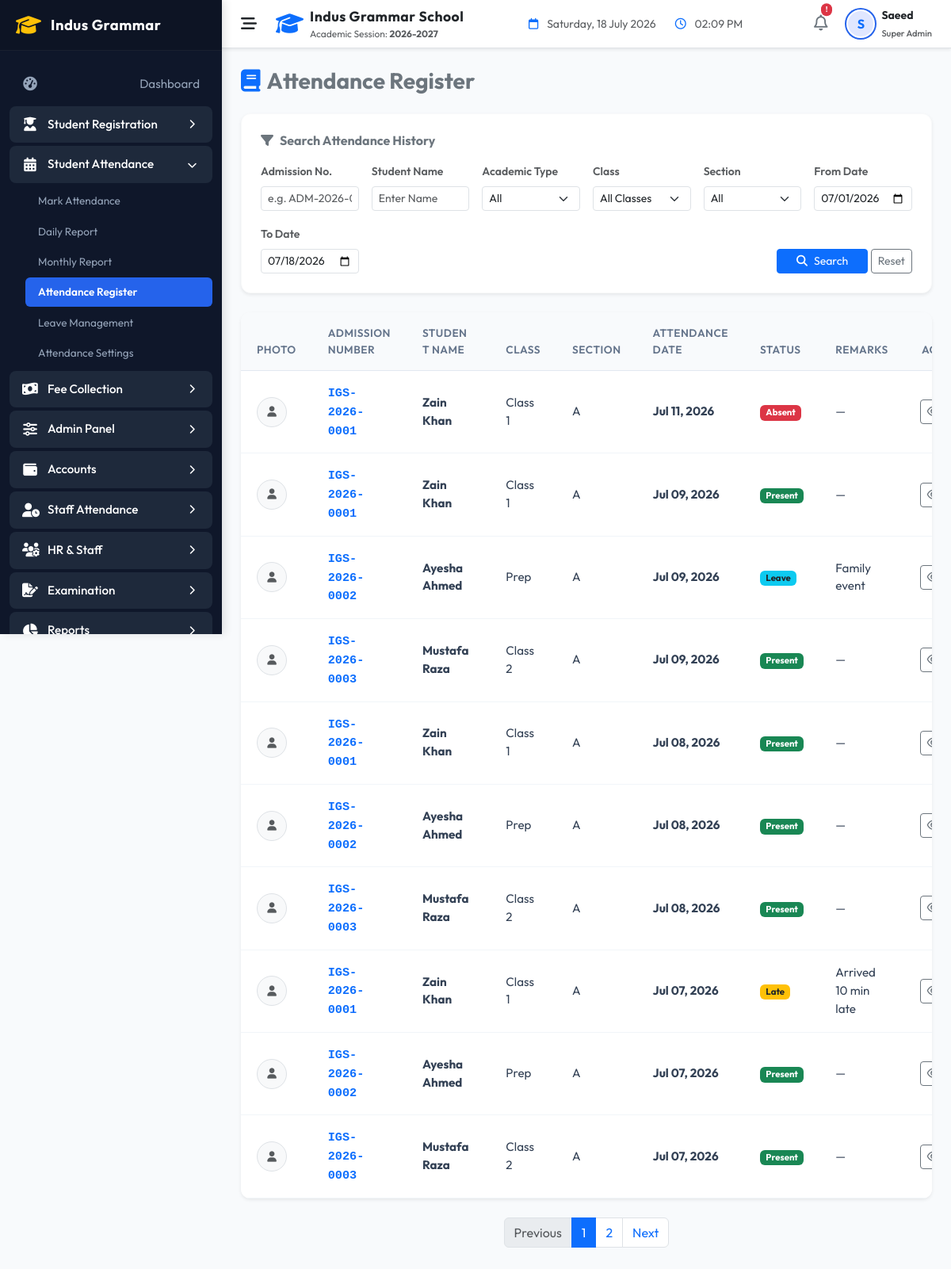
Page /indus-grammar-school-erp/modules/attendance/reports.php (signed in) on the earlier database version.
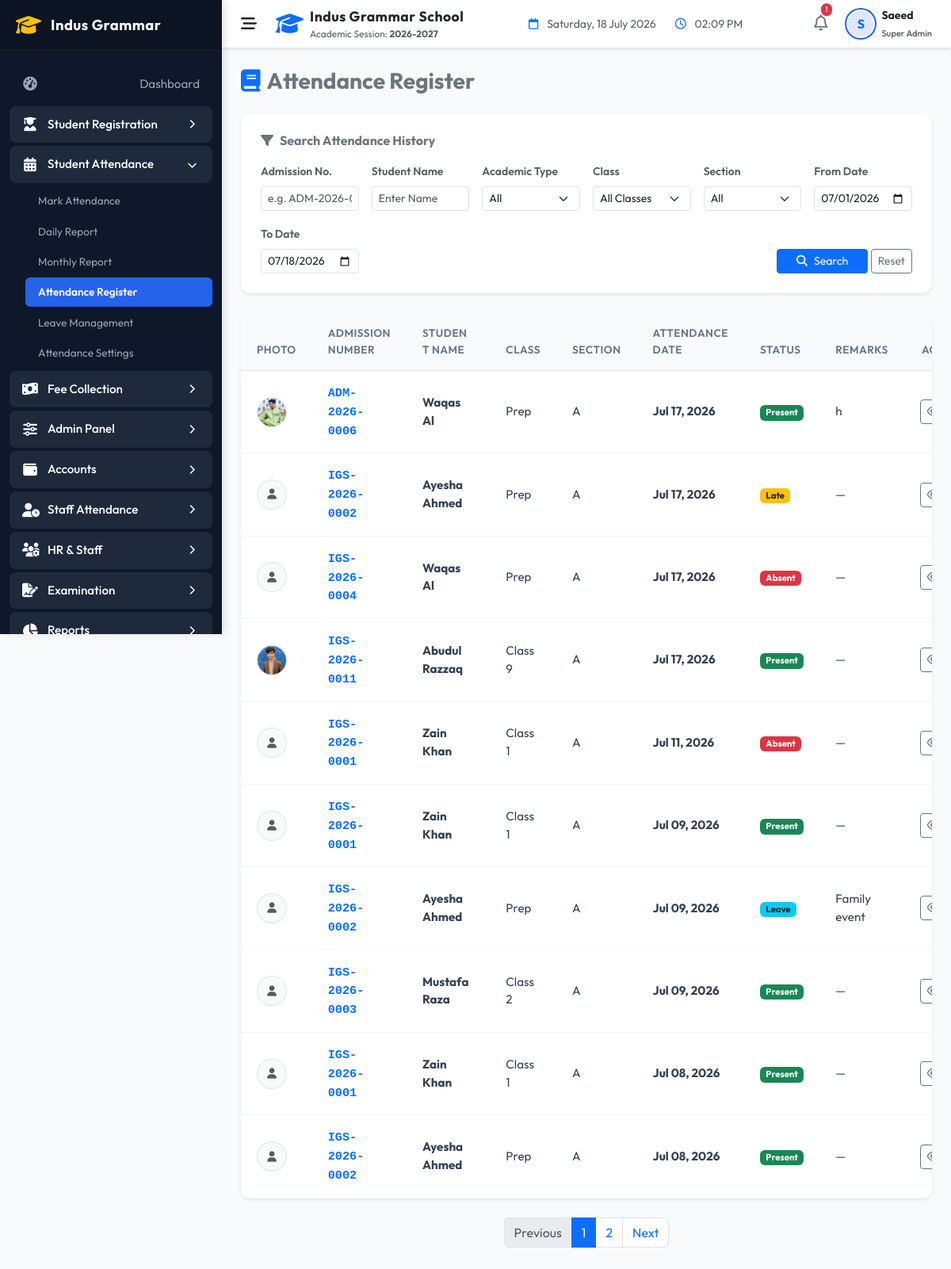
Same page on the later database version.
### tables this page shows
CREATE TABLE `attendance` (
  `id` int NOT NULL AUTO_INCREMENT,
  `student_id` int NOT NULL,
  `class_id` int NOT NULL,
  `date` date NOT NULL,
  `status` enum('Present','Absent','Late','Leave') NOT NULL DEFAULT 'Present',
  `remarks` varchar(255) DEFAULT NULL,
  `marked_by` int DEFAULT NULL,
  `created_at` timestamp NULL DEFAULT CURRENT_TIMESTAMP,
  PRIMARY KEY (`id`),
  UNIQUE KEY `idx_student_date` (`student_id`,`date`),
  UNIQUE KEY `student_date_unique` (`student_id`,`date`),
  KEY `marked_by` (`marked_by`),
  KEY `idx_attendance_class_date` (`class_id`,`date`),
  KEY `idx_attendance_status` (`status`),
  CONSTRAINT `attendance_ibfk_1` FOREIGN KEY (`student_id`) REFERENCES `students` (`id`) ON DELETE CASCADE,
  CONSTRAINT `attendance_ibfk_2` FOREIGN KEY (`class_id`) REFERENCES `classes` (`id`),
  CONSTRAINT `attendance_ibfk_3` FOREIGN KEY (`marked_by`) REFERENCES `users` (`id`) ON DELETE SET NULL
);

CREATE TABLE `students` (
  `id` int NOT NULL AUTO_INCREMENT,
  `admission_no` varchar(30) NOT NULL,
  `first_name` varchar(50) NOT NULL,
  `last_name` varchar(50) NOT NULL,
  `gender` enum('Male','Female','Other') NOT NULL,
  `date_of_birth` date NOT NULL,
  `enrollment_date` date NOT NULL,
  `class_id` int DEFAULT NULL,
  `status` enum('Active','Inactive','Suspended') DEFAULT 'Active',
  `guardian_name` varchar(100) NOT NULL,
  `guardian_phone` varchar(20) NOT NULL,
  `guardian_email` varchar(100) DEFAULT NULL,
  `address` text NOT NULL,
  `created_at` timestamp NULL DEFAULT CURRENT_TIMESTAMP,
  `updated_at` timestamp NULL DEFAULT CURRENT_TIMESTAMP ON UPDATE CURRENT_TIMESTAMP,
  `academic_type` varchar(50) NOT NULL DEFAULT 'School',
  `school_class` varchar(100) DEFAULT NULL,
  `school_section` varchar(50) DEFAULT NULL,
  `academy_program` varchar(100) DEFAULT NULL,
  `academy_batch` varchar(100) DEFAULT NULL,
  PRIMARY KEY (`id`),
  UNIQUE KEY `admission_no` (`admission_no`),
  KEY `idx_students_class` (`class_id`),
  KEY `idx_students_status` (`status`),
  KEY `idx_students_name` (`first_name`,`last_name`),
  CONSTRAINT `students_ibfk_1` FOREIGN KEY (`class_id`) REFERENCES `classes` (`id`)
);

CREATE TABLE `classes` (
  `id` int NOT NULL AUTO_INCREMENT,
  `class_name` varchar(50) NOT NULL,
  `section` varchar(10) NOT NULL,
  `created_at` timestamp NULL DEFAULT CURRENT_TIMESTAMP,
  PRIMARY KEY (`id`),
  UNIQUE KEY `idx_class_section` (`class_name`,`section`)
);

CREATE TABLE `student_registration_details` (
  `student_id` int NOT NULL,
  `roll_no` varchar(50) DEFAULT NULL,
  `admission_date` date DEFAULT NULL,
  `academic_session` varchar(50) DEFAULT NULL,
  `campus` varchar(100) DEFAULT NULL,
  `blood_group` varchar(10) DEFAULT NULL,
  `religion` varchar(50) DEFAULT NULL,
  `nationality` varchar(50) DEFAULT NULL,
  `cnic_no` varchar(50) DEFAULT NULL,
  `birth_cert_no` varchar(50) DEFAULT NULL,
  `birth_place` varchar(100) DEFAULT NULL,
  `student_mobile` varchar(50) DEFAULT NULL,
  `student_email` varchar(100) DEFAULT NULL,
  `father_name` varchar(100) DEFAULT NULL,
  `father_cnic` varchar(50) DEFAULT NULL,
  `father_mobile` varchar(50) DEFAULT NULL,
  `father_occupation` varchar(100) DEFAULT NULL,
  `father_office` text,
  `father_income` decimal(10,2) DEFAULT '0.00',
  `father_email` varchar(100) DEFAULT NULL,
  `father_photo` varchar(255) DEFAULT NULL,
  `mother_name` varchar(100) DEFAULT NULL,
  `mother_cnic` varchar(50) DEFAULT NULL,
  `mother_mobile` varchar(50) DEFAULT NULL,
  `mother_occupation` varchar(100) DEFAULT NULL,
  `mother_email` varchar(100) DEFAULT NULL,
  `mother_photo` varchar(255) DEFAULT NULL,
  `guardian_relationship` varchar(50) DEFAULT NULL,
  `guardian_cnic` varchar(50) DEFAULT NULL,
  `guardian_address` text,
  `current_address` text,
  `permanent_address` text,
  `city` varchar(50) DEFAULT NULL,
  `province` varchar(50) DEFAULT NULL,
  `postal_code` varchar(20) DEFAULT NULL,
  `country` varchar(50) DEFAULT NULL,
  `prev_school` varchar(255) DEFAULT NULL,
  `prev_class` varchar(50) DEFAULT NULL,
  `prev_roll_no` varchar(50) DEFAULT NULL,
  `prev_result` varchar(100) DEFAULT NULL,
  `leaving_cert_no` varchar(100) DEFAULT NULL,
  `test_marks` decimal(5,2) DEFAULT '0.00',
  `medical_condition` text,
  `allergies` text,
  `disability` text,
  `emergency_contact` varchar(50) DEFAULT NULL,
  `doctor_name` varchar(100) DEFAULT NULL,
  `doctor_contact` varchar(50) DEFAULT NULL,
  `transport_required` tinyint(1) DEFAULT '0',
  `transport_route` varchar(100) DEFAULT NULL,
  `pickup_point` varchar(100) DEFAULT NULL,
  `drop_point` varchar(100) DEFAULT NULL,
  `transport_vehicle` varchar(50) DEFAULT NULL,
  `transport_driver` varchar(100) DEFAULT NULL,
  `sponsor_required` tinyint(1) DEFAULT '0',
  `sponsor_name` varchar(100) DEFAULT NULL,
  `sponsor_org` varchar(100) DEFAULT NULL,
  `sponsor_contact` varchar(50) DEFAULT NULL,
  `sponsor_amount` decimal(10,2) DEFAULT '0.00',
  `fee_plan` varchar(50) DEFAULT NULL,
  `fee_admission` decimal(10,2) DEFAULT '0.00',
  `fee_monthly` decimal(10,2) DEFAULT '0.00',
  `fee_discount` decimal(10,2) DEFAULT '0.00',
  `fee_scholarship` decimal(10,2) DEFAULT '0.00',
  `fee_fine` decimal(10,2) DEFAULT '0.00',
  `fee_security` decimal(10,2) DEFAULT '0.00',
  `remarks` text,
  `special_notes` text,
  `doc_student_photo` varchar(255) DEFAULT NULL,
  `doc_father_cnic` varchar(255) DEFAULT NULL,
  `doc_mother_cnic` varchar(255) DEFAULT NULL,
  `doc_bform` varchar(255) DEFAULT NULL,
  `doc_birth_cert` varchar(255) DEFAULT NULL,
  `doc_leaving_cert` varchar(255) DEFAULT NULL,
  `doc_prev_result` varchar(255) DEFAULT NULL,
  `doc_medical_cert` varchar(255) DEFAULT NULL,
  `doc_other` varchar(255) DEFAULT NULL,
  `created_at` timestamp NULL DEFAULT CURRENT_TIMESTAMP,
  `updated_at` timestamp NULL DEFAULT CURRENT_TIMESTAMP ON UPDATE CURRENT_TIMESTAMP,
  `academic_type` varchar(50) NOT NULL DEFAULT 'School',
  `school_class` varchar(100) DEFAULT NULL,
  `school_section` varchar(50) DEFAULT NULL,
  `academy_program` varchar(100) DEFAULT NULL,
  `academy_batch` varchar(100) DEFAULT NULL,
  PRIMARY KEY (`student_id`),
  UNIQUE KEY `roll_no` (`roll_no`),
  UNIQUE KEY `cnic_no` (`cnic_no`),
  CONSTRAINT `student_registration_details_ibfk_1` FOREIGN KEY (`student_id`) REFERENCES `students` (`id`) ON DELETE CASCADE
);

### indus-grammar-school-erp/helpers/helpers.php (called while the page is built, shortened)
<?php
function sanitize($data) {
    if (is_array($data)) {
        foreach ($data as $key => $value) {
            $data[$key] = sanitize($value);
        }
    } else {
        $data = trim($data);
        $data = stripslashes($data);
        $data = htmlspecialchars($data, ENT_QUOTES, 'UTF-8');
    }
    return $data;
}
function displayValue($val, string $default = '—'): string {
    return (!isset($val) || trim((string)$val) === '') ? htmlspecialchars($default) : htmlspecialchars((string)$val);
}

### indus-grammar-school-erp/modules/attendance/reports.php (the view, shortened to what the changed rows need)
<?php
$db = Database::getConnection();
$search_admission = sanitize($_GET['search_admission'] ?? '');
$search_name = sanitize($_GET['search_name'] ?? '');
$search_academic_type = sanitize($_GET['search_academic_type'] ?? '');
$search_class = sanitize($_GET['search_class'] ?? '');
$search_section = sanitize($_GET['search_section'] ?? '');
$from_date = sanitize($_GET['from_date'] ?? date('Y-m-01'));
$to_date = sanitize($_GET['to_date'] ?? date('Y-m-d'));
$view_student_id = (int)($_GET['view_student_id'] ?? 0);
$limit = 10;
$page = (int)($_GET['page'] ?? 1);
$offset = ($page - 1) * $limit;
$where = " WHERE 1=1";
$params = [];
if ($from_date !== '' && $to_date !== '') {
    $where .= " AND a.date BETWEEN :from_date AND :to_date";
    $params['from_date'] = $from_date;
    $params['to_date'] = $to_date;
}
$logs = [];
$totalEntries = 0;
try {
    $stmtCount = $db->prepare("
        SELECT COUNT(*)
        FROM attendance a
        JOIN students s ON a.student_id = s.id
        LEFT JOIN classes c ON a.class_id = c.id
        $where
    ");
    $stmtCount->execute($params);
    $totalEntries = (int)$stmtCount->fetchColumn();
    $stmtData = $db->prepare("
        SELECT a.*, s.admission_no, s.first_name, s.last_name, s.academic_type, s.school_class, s.school_section,
               c.class_name, c.section, d.doc_student_photo, d.roll_no
        FROM attendance a
        JOIN students s ON a.student_id = s.id
        LEFT JOIN classes c ON a.class_id = c.id
        LEFT JOIN student_registration_details d ON s.id = d.student_id
        $where
        ORDER BY a.date DESC, s.admission_no ASC
        LIMIT :limit OFFSET :offset
    ");
    foreach ($params as $k => $v) {
        $stmtData->bindValue($k, $v);
    }
    $stmtData->bindValue('limit', $limit, PDO::PARAM_INT);
    $stmtData->bindValue('offset', $offset, PDO::PARAM_INT);
    $stmtData->execute();
    $logs = $stmtData->fetchAll(PDO::FETCH_ASSOC);
} catch (Exception $e) {
    error_log("Attendance register querying error: " . $e->getMessage());
}
$totalPages = ceil($totalEntries / $limit);
include_once __DIR__ . '/../../includes/header.php';
?>
<div class="card border-0 shadow-sm bg-white mb-4" style="border-radius:12px; overflow:hidden;">
    <div class="table-responsive">
        <table class="table custom-table table-hover align-middle mb-0">
            <thead>
                <tr>
                    <th width="80">Photo</th>
                    <th>Admission Number</th>
                    <th>Student Name</th>
                    <th>Class</th>
                    <th>Section</th>
                    <th>Attendance Date</th>
                    <th>Status</th>
                    <th>Remarks</th>
                    <th class="text-end d-print-none">Actions</th>
                </tr>
            </thead>
            <tbody>
                <?php if (empty($logs)): ?>
                    <tr>
                        <td colspan="9" class="text-center py-4 text-muted">No attendance logs found.</td>
                    </tr>
                <?php else: foreach ($logs as $row): ?>
                    <tr>
                        <td>
                            <div class="avatar-small border rounded-circle d-flex align-items-center justify-content-center bg-light" style="width: 38px; height: 38px; overflow:hidden;">
                                <?php if (!empty($row['doc_student_photo'])): ?>
                                    <img src="<?php echo APP_URL . '/' . $row['doc_student_photo']; ?>" style="width:100%; height:100%; object-fit:cover;">
                                <?php else: ?>
                                    <i class="fa-solid fa-user text-muted small"></i>
                                <?php endif; ?>
                            </div>
                        </td>
                        <td><strong class="text-primary font-monospace"><?php echo sanitize($row['admission_no']); ?></strong></td>
                        <td class="fw-bold"><?php echo sanitize($row['first_name'] . ' ' . $row['last_name']); ?></td>
                        <td><?php echo sanitize($row['class_name'] ?: $row['school_class'] ?: '—'); ?></td>
                        <td><?php echo sanitize($row['section'] ?: $row['school_section'] ?: '—'); ?></td>
                        <td><strong><?php echo date('M d, Y', strtotime($row['date'])); ?></strong></td>
                        <td>
                            <?php
                            $status = $row['status'];
                            $badge = 'bg-secondary';
                            if ($status === 'Present') $badge = 'bg-success';
                            elseif ($status === 'Absent') $badge = 'bg-danger';
                            elseif ($status === 'Late') $badge = 'bg-warning text-dark';
                            elseif ($status === 'Leave') $badge = 'bg-info text-dark';
                            ?>
                            <span class="badge <?php echo $badge; ?>"><?php echo sanitize($status); ?></span>
                        </td>
                        <td><?php echo displayValue($row['remarks']); ?></td>
                        <td class="text-end d-print-none">
                            <div class="btn-group">
                                <a href="reports.php?view_student_id=<?php echo $row['student_id']; ?>&from_date=<?php echo $from_date; ?>&to_date=<?php echo $to_date; ?>" class="btn btn-outline-secondary btn-sm" title="View Summary"><i class="fa-regular fa-eye"></i></a>
                            </div>
                        </td>
                    </tr>
                <?php endforeach; endif; ?>
            </tbody>
        </table>
    </div>
</div>
<?php if ($totalPages > 1): ?>
    <nav aria-label="Page navigation" class="mb-4 d-print-none">
        <ul class="pagination justify-content-center">
            <?php for ($i = 1; $i <= $totalPages; $i++): ?>
                <li class="page-item <?php echo ($page == $i) ? 'active' : ''; ?>">
                    <a class="page-link" href="?page=<?php echo $i; ?>&from_date=<?php echo $from_date; ?>&to_date=<?php echo $to_date; ?><?php echo $search_admission ? '&search_admission='.$search_admission : ''; ?><?php echo $search_name ? '&search_name='.$search_name : ''; ?><?php echo $search_academic_type ? '&search_academic_type='.$search_academic_type : ''; ?><?php echo $search_class ? '&search_class='.$search_class : ''; ?><?php echo $search_section ? '&search_section='.$search_section : ''; ?><?php echo $view_student_id ? '&view_student_id='.$view_student_id : ''; ?>"><?php echo $i; ?></a>
                </li>
            <?php endfor; ?>
        </ul>
    </nav>
<?php endif; ?>
<?php
include_once __DIR__ . '/../../includes/footer.php';
?>

Differences in the rows shown:
no longer on this page (row unchanged): attendance: student.admission_no "IGS-2026-0003", student.last_name "Mustafa Raza", class.class_name "Class 2", class.section "A", date "Jul 08, 2026", status "Present", remarks "—"
no longer on this page (row unchanged): attendance: student.admission_no "IGS-2026-0001", student.last_name "Zain Khan", class.class_name "Class 1", class.section "A", date "Jul 07, 2026", status "Late", remarks "Arrived 10 min late"
no longer on this page (row unchanged): attendance: student.admission_no "IGS-2026-0002", student.last_name "Ayesha Ahmed", class.class_name "Prep", class.section "A", date "Jul 07, 2026", status "Present", remarks "—"
no longer on this page (row unchanged): attendance: student.admission_no "IGS-2026-0003", student.last_name "Mustafa Raza", class.class_name "Class 2", class.section "A", date "Jul 07, 2026", status "Present", remarks "—"
added attendance: student_registration_details.doc_student_photo (picture), student.admission_no "ADM-2026-0006", student.last_name "Waqas Al", class.class_name "Prep", class.section "A", date "Jul 17, 2026", status "Present", remarks "h"
added attendance: student.admission_no "IGS-2026-0002", student.last_name "Ayesha Ahmed", class.class_name "Prep", class.section "A", date "Jul 17, 2026", status "Late", remarks "—"
added attendance: student.admission_no "IGS-2026-0004", student.last_name "Waqas Al", class.class_name "Prep", class.section "A", date "Jul 17, 2026", status "Absent", remarks "—"
added attendance: student_registration_details.doc_student_photo (picture), student.admission_no "IGS-2026-0011", student.last_name "Abudul Razzaq", class.class_name "Class 9", class.section "A", date "Jul 17, 2026", status "Present", remarks "—"
